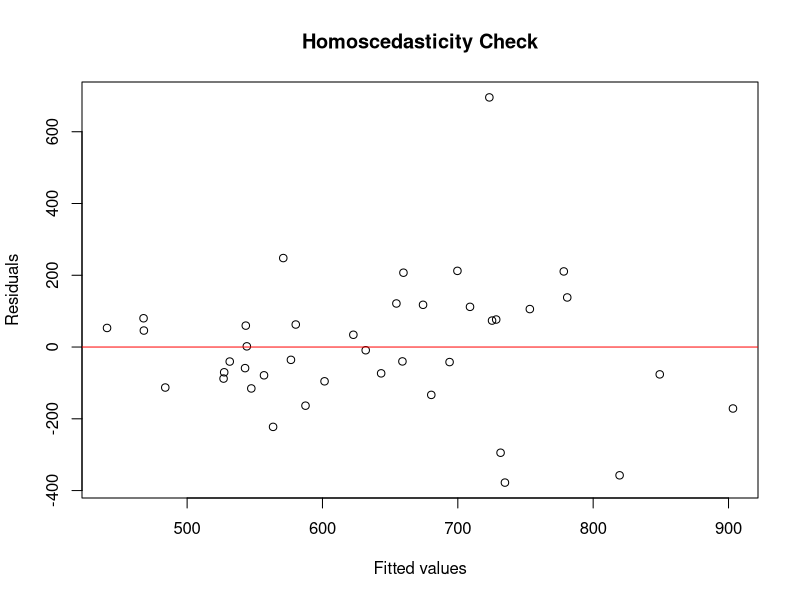
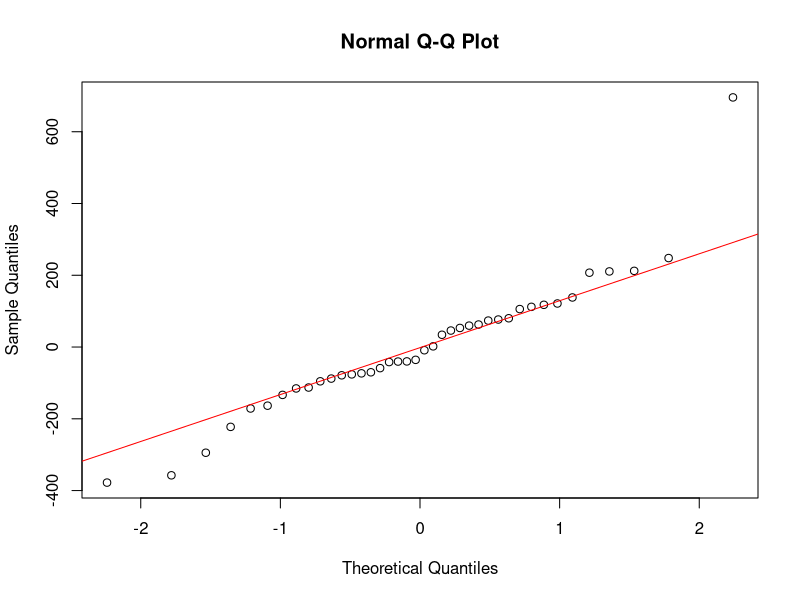

R code for these plots, in order:
#PEP2 Equipo 1
library(lmtest)
library(car)
library(ggpubr)
library(ggplot2)
library(dplyr)
library(boot)

archivo <- read.csv2("EI-2023-2-PE2-Datos-Equipo01.csv", sep = ",")

# Pregunta 1

# Queremos ver si es posible predecir la variable X1 y como se pide 
# evaluar con todas las variables realizaremos una regresion lineal multiple

set.seed(300)

# Definimos los conjuntos de entrenamiento y de prueba
entrenamiento <- head(archivo, 40)
prueba <- tail(archivo, 10)

# Creamos el modelo de RML con tadas la variables
completo <- lm(X1 ~ ., data = entrenamiento)
summary(completo)

# Comprobamos la multilinealidad
vifs <- vif(completo)
vifs
1/vifs

# Observamos que las variables X2 y X3 nos dan un problema de multicolinealidad
# por lo que las eliminamos del modelo
modelo2 <- lm(X1 ~ . - X2 -X3, data = entrenamiento)
summary(modelo2)

# Comprobamos la multilinealidad
vifs2 <- vif(modelo2)
vifs2
1/vifs2

# Como ya no hay problemas de multicolinealidad evaluamos los demas condiciones

# Comprobar independencia de los residuos
durbinWatsonTest(modelo2)
# Hay independencia de los los residuos con un intervalo de confiazna de 95%

# Comprobar normalidad de los residuos
shapiro.test(modelo2$residuals)
# No hay normalidad de los residuos con un W = 0.919 y p value = 0.007 

# Homocedasticidad Gráfico
plot(modelo2$fitted.values, resid(modelo2), xlab="Fitted values", ylab="Residuals", main="Homoscedasticity Check")
abline(h=0, col="red")

# Homocedasticidad 
ncvTest(modelo2)
# Existe homocedasticidad con un intervalo de confianza de 95%

# Normalidad de los residuos
qqnorm(modelo2$residuals)
qqline(modelo2$residuals, col="red")

# Evaluación del poder predictivo del modelo con validación cruzada
# Error con datos de entrenamiento
mean(modelo2$residuals ** 2)

predicciones <- predict(modelo2, prueba)

# Calcular error
error <- archivo$X1 - predicciones
mean(error ** 2)

mean(error ** 2) / mean(modelo2$residuals ** 2)

# la razon de los errores es el triple, indicando que el modelo esta sobre ajustado
# a los valores de entrenamiento.
# Por lo tanto no es posible predecir la variable X1 con el resto de variables, 
# eliminando un maximo de 3 y evitando problemas de multicolinealidad

